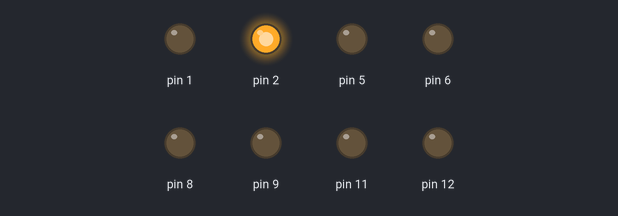
Recording of a sketch running on a simulated Arduino Uno, built with avr-gcc and run on an emulated ATmega328P. Shown: output pins drawn as LEDs (lit = HIGH).

Above: at 0.1 s.
At 5.1 s:
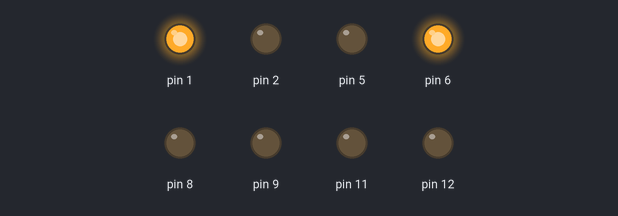
At 10.1 s:
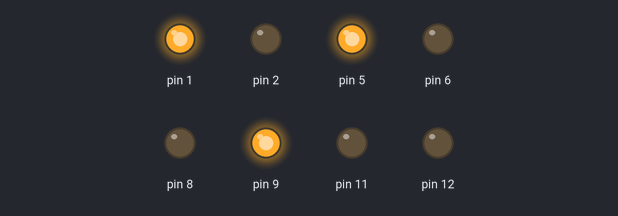
At 20.1 s:
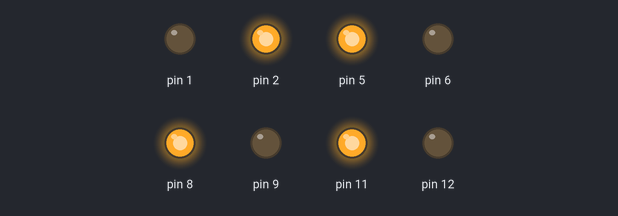
At 25.1 s:
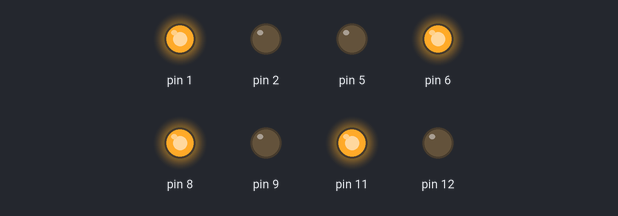
At 36.1 s:
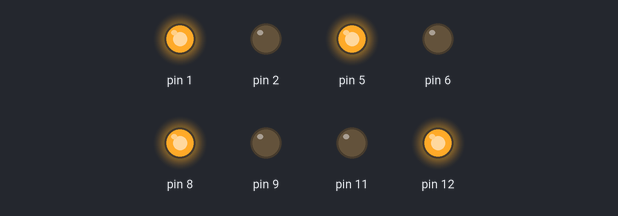
Timing chart, 0 to 37.6 s (numbered marks = the images above):
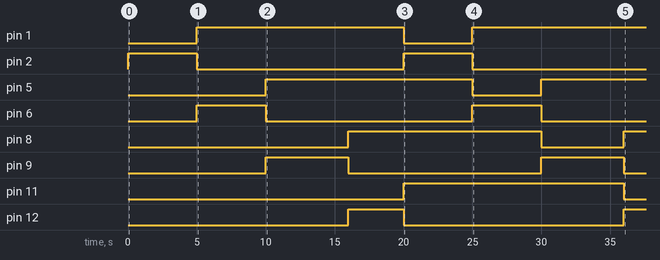

Measured:
- by itself, pin 1: LOW → HIGH at 5.0 s, → LOW 15.0 s later, → HIGH 5.0 s later
- by itself, pin 2, pin 6: alternates HIGH for 5.0 s and LOW for 15.0 s
- by itself, pin 5: LOW → HIGH at 10.0 s, → LOW 15.0 s later, → HIGH 5.0 s later
- by itself, pin 8: LOW → HIGH at 16.0 s, → LOW 14.0 s later, → HIGH 6.0 s later
- by itself, pin 9: alternates HIGH for 6.0 s and LOW for 14.0 s
- by itself, pin 11: LOW → HIGH at 20.0 s, → LOW 16.0 s later
- by itself, pin 12: LOW → HIGH at 16.0 s, → LOW 4.0 s later, → HIGH 16.0 s later

The sketch:

sketch_blinking_light.ino
```cpp
void setup() {
  // put your setup code here, to run once:
pinMode(12,OUTPUT);
pinMode(11,OUTPUT);
pinMode(9,OUTPUT);
pinMode(8,OUTPUT);
pinMode(6,OUTPUT);
pinMode(5,OUTPUT);
pinMode(1,OUTPUT);
pinMode(2,OUTPUT);
}

void loop() {
  // put your main code here, to run repeatedly:
  digitalWrite(1,LOW);
  digitalWrite(2,HIGH);
  delay(5000);
  digitalWrite(2,LOW);
  digitalWrite(1,HIGH);
  digitalWrite(5,LOW);
  digitalWrite(6,HIGH);
  delay(5000);
  digitalWrite(6,LOW);
  digitalWrite(5,HIGH);
  digitalWrite(8,LOW);
  digitalWrite(9,HIGH);
  delay(6000);
  digitalWrite(9,LOW);
  digitalWrite(8,HIGH);
  digitalWrite(11,LOW);
  digitalWrite(12,HIGH);
  delay(4000);
  digitalWrite(12,LOW);
  digitalWrite(11,HIGH);
}
```
